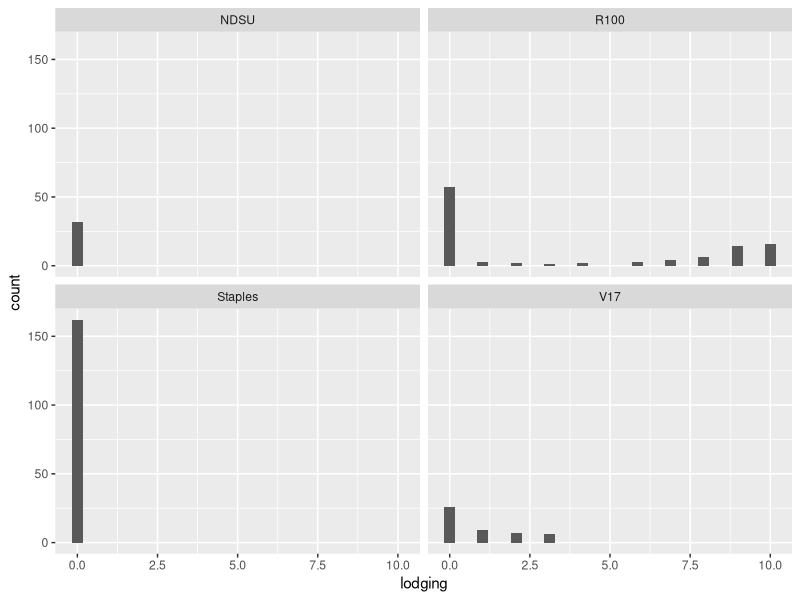
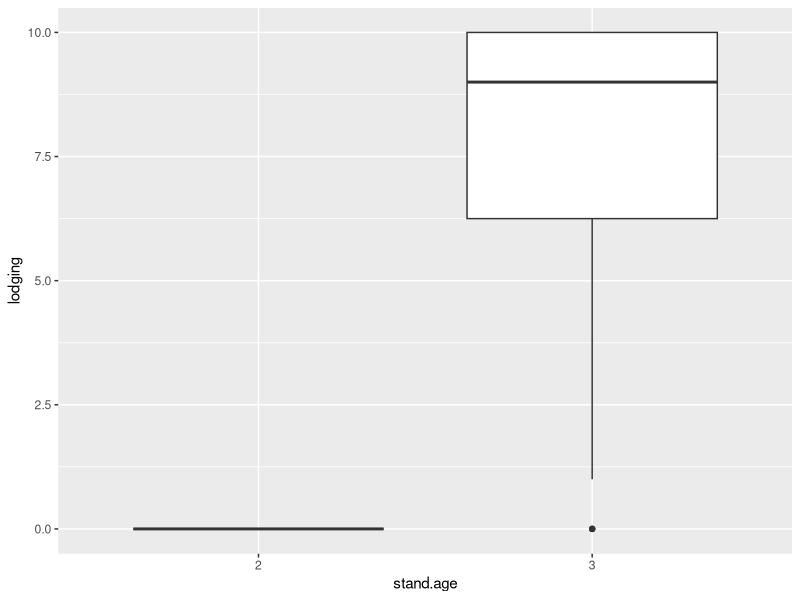
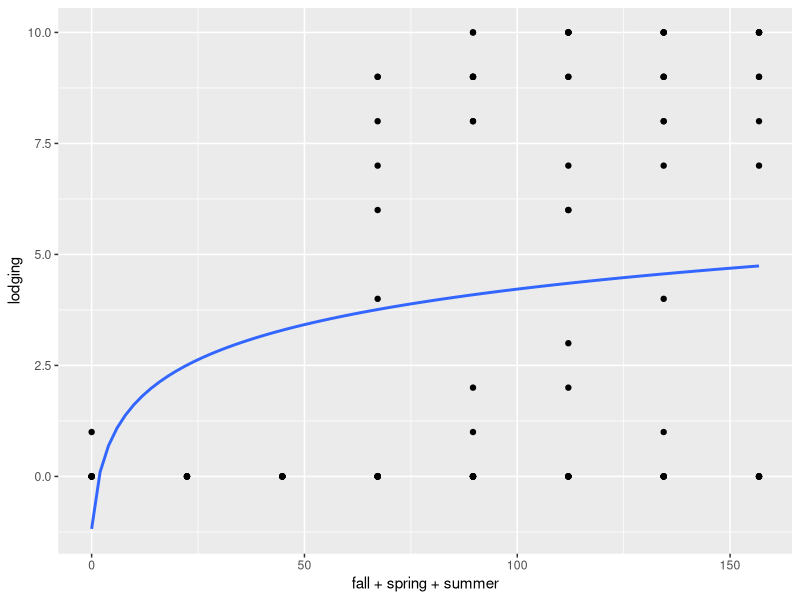
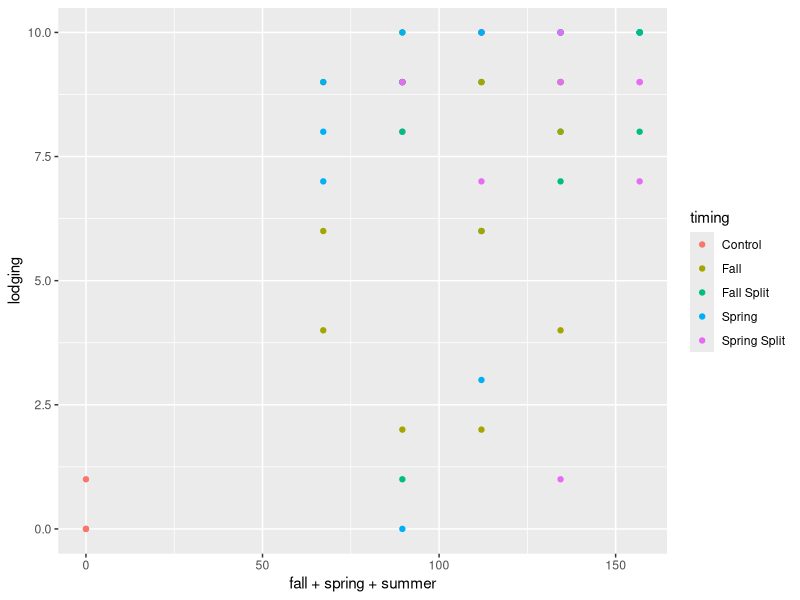
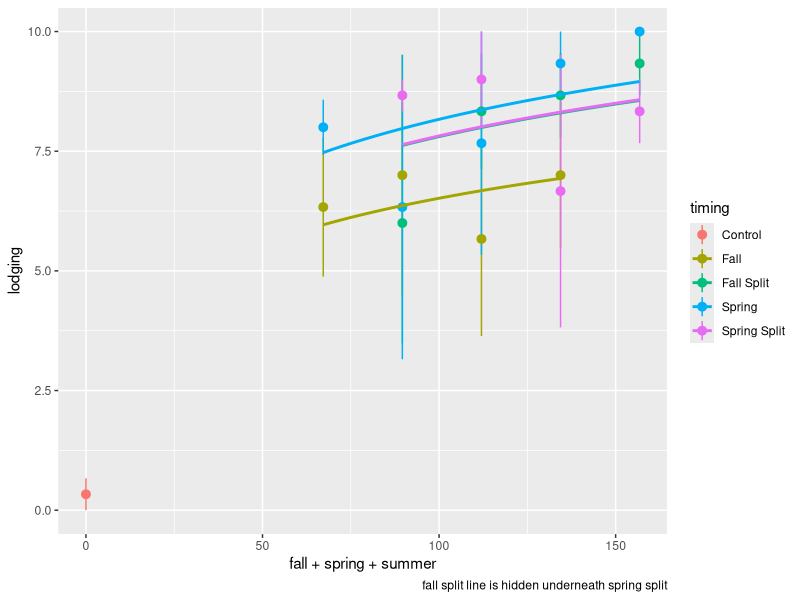
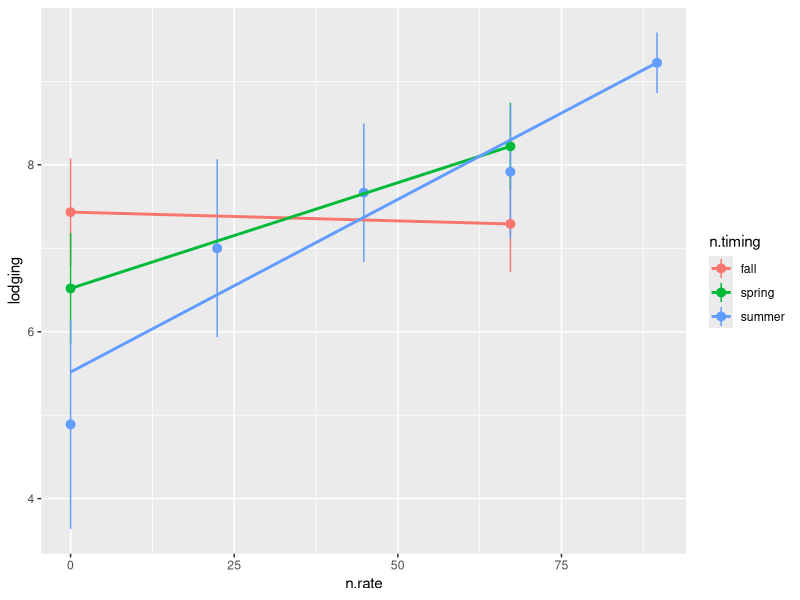
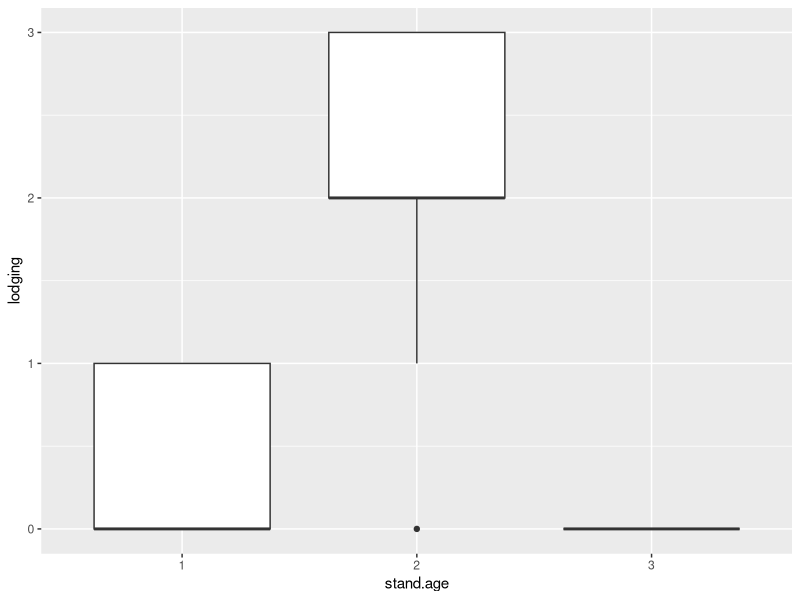
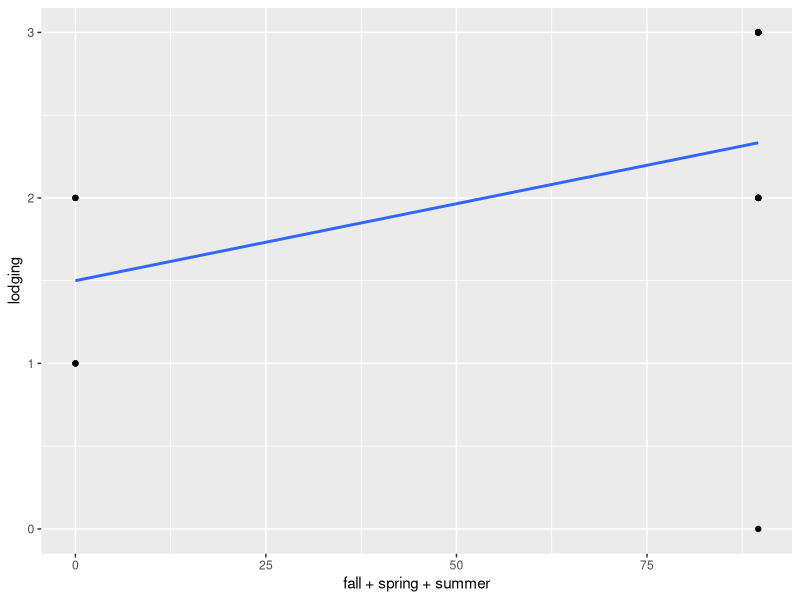

R code for these plots, in order:
## ---- chunk 1
library(dplyr)
library(tidyverse)
library(multcomp)
library(emmeans)

read.csv(
  "data_nrate-all.csv"
) %>% 
  as_tibble() %>% 
  mutate(stand.age = ordered(stand.age)) %>% 
  mutate(
    across(
      c(block,location, id),
      factor
    )
  ) %>% 
  mutate(timing = gsub("[0-9]","",treatment),
         timing = str_to_title(timing),  
          timing = str_trim(timing)) %>%
  mutate(timing = fct_recode(timing,
                             "Fall-Spring Split" = "Split")) %>% 
  mutate(n.total = fall+spring+summer) %>%
  # we assume no lodging unless noted
  mutate(lodging = replace_na(lodging,0)) %>% 
  # averaging across height data for now to make things easier
  mutate(height = (height_1+height_2+height_3+height_4+height_5)/5,
         .after=height_5) %>% 
  dplyr::select(-c(height_1,height_2,height_3,height_4,height_5)) -> dat

## ---- chunk 2
dat %>% 
  slice(1:6) %>% 
  knitr::kable(
    caption = "first 5 lines of dataset"
  )

read.csv(
  "metadata_nrate-all.csv"
) %>% 
  knitr::kable(
    capation= "metadata"
  )
## ---- chunk 3
read.csv(
  "field_activities.csv"
) %>% 
  knitr::kable(
    caption = "Dates of key field activities"
  )
## ---- chunk 4
dat %>% 
  ggplot(aes(lodging)) +
  stat_bin() + 
  facet_wrap(~location)
## ---- chunk 5
dat %>% 
  filter(location == "R100") %>% 
  ggplot(aes(stand.age,lodging)) +
  geom_boxplot()
## ---- chunk 6
dat %>% 
  filter(location == "R100") %>% 
  ggplot(aes(fall+spring+summer,lodging)) +
  geom_point() +
  stat_smooth(
    method = "lm",
    formula = y~log(x+1),
    se=F
  )
## ---- chunk 7
dat %>% 
  filter(location == "R100" & stand.age =="3") %>% 
  ggplot(aes(fall+spring+summer,lodging, col = timing)) +
  geom_point()
## ---- chunk 8
dat %>% 
  filter(location == "R100" & stand.age =="3") %>% 
  ggplot(aes(fall+spring+summer,lodging, col = timing)) +
  stat_summary() +
  stat_smooth(
    se=F,
    method = "lm",
    formula = y~log(x+1)+0
  ) +
  labs(
    caption = "fall split line is hidden underneath spring split"
  )
## ---- chunk 9
dat %>% 
  filter(location == "R100" &
           stand.age == "3") %>% 
  pivot_longer(
    cols = c(fall,spring,summer),
    values_to = "n.rate",
    names_to = "n.timing"
  ) %>% 
  # glimpse() #lodging is now repeated 3 times
  ggplot(aes(x=n.rate,lodging,
             group = n.timing,
             col = n.timing)) +
  stat_summary() +
  stat_smooth(
    se=F,
    method = "lm"
  )
## ---- chunk 10
dat %>% 
  filter(location == "R100" & stand.age =="3") %>% 
  lm(
    formula = lodging~log(n.total+1)*timing+0,.
  )  %>% 
  anova()
## ---- chunk 11

dat %>% 
  filter(location == "R100" & stand.age =="3") %>% 
  lm(
    formula = lodging~timing,.
  )  %>% 
  # anova() %>% 
  emmeans::emmeans(~timing) %>% 
  cld()
## ---- chunk 12
dat %>% 
  filter(location == "V17") %>% 
  ggplot(aes(stand.age,lodging)) +
  geom_boxplot()
## ---- chunk 13
dat %>% 
  filter(location == "V17" & stand.age == "2") %>% 
  ggplot(aes(fall+spring+summer,lodging)) +
  geom_point() +
  stat_smooth(
    method = "lm",
    se=F
  )
## ---- chunk 14
dat %>% 
  filter(location == "V17" & stand.age == "2") %>% 
  ggplot(aes(fall+spring+summer,lodging, col = timing)) +
  geom_point()
## ---- chunk 15
dat %>% 
  filter(location == "R100" & stand.age =="3") %>% 
  ggplot(aes(fall+spring+summer,height)) +
  geom_point() +
  geom_smooth(
    se=F,
    method = "lm",
    formula = y~poly(x,2)
  )
## ---- chunk 16
dat %>% 
  filter(location == "R100" & stand.age =="3") %>% 
  lm(
    height~n.total+timing,.
  ) %>% 
  anova()

## ---- chunk 17
dat %>% 
  filter(location == "R100" & stand.age =="3") %>% 
  ggplot(aes(fall+spring+summer,height, col = timing)) +
  geom_point()

## ---- chunk 18

dat %>% 
  filter(location == "R100" & stand.age =="3") %>%
  dplyr::select(lodging,height) %>% 
  cor(method = "pearson") 
## ---- chunk 19
dat %>% 
  ggplot(aes(height)) +
  stat_bin() +
  facet_wrap(~location)
## ---- chunk 20
dat %>% 
  filter(location != "R100") %>% 
  # View()
  lm(height~n.total,.) %>% 
  anova()
## ---- chunk 21
dat %>% 
  # Removing R100 plots in third year because lodging was so high
  filter(location != "R100" | stand.age != "3") %>% 
  filter(stand.age=="3") %>% 
  ggplot(aes(yield.cum)) +
  stat_bin()
## ---- chunk 22
dat %>% 
  filter(location != "R100" | stand.age != "3") %>% 
  filter(stand.age=="3") %>% 
  filter(timing == "Control" |
           timing == "Fall" |
           timing == "Spring") %>% 
  lm(yield.cum~cumn*timing*location,.) %>% 
  anova()
## ---- chunk 23
dat %>% 
  filter(location != "R100" | stand.age != "3") %>% 
  filter(stand.age=="3") %>% 
  filter(timing == "Control" |
           timing == "Fall" |
           timing == "Spring") %>% 
  lm(yield.cum~timing*location,.) %>% 
  # anova()
  emmeans(~timing) %>% 
  cld()
## ---- chunk 24

c(
  "Control",
  "Fall",
  "Spring"
) -> timing

c(
  "b","a","a"
) -> tuk

tibble(timing,tuk) -> tuk1

dat %>% 
  filter(location != "R100" | stand.age != "3") %>% 
  filter(stand.age=="3") %>%
  filter(timing == "Control" |
           timing == "Fall" |
           timing == "Spring") %>% 
  left_join(.,tuk1) %>% 
  ggplot(aes(timing,yield.cum/3)) +
  stat_summary(
    geom = "bar",
    col=1
  ) +
  geom_label(aes(label=tuk),
             stat = "summary",
             nudge_y = 20,
             label.size=NA)

rm(timing,tuk,tuk1)
## ---- chunk 25
dat %>% 
  filter(location != "R100" | stand.age != "3") %>% 
  filter(stand.age=="3") %>% 
  ggplot(aes(cumn,yield.cum)) +
  geom_point() +
  geom_smooth(
    se=F,
    method = "lm",
    formula = y~y
  ) +
  geom_smooth(
    se=F,
    method = "lm",
    formula = y~poly(x,2),
    linetype=3
  ) 

dat %>% 
  filter(location != "R100" | stand.age != "3") %>% 
  filter(stand.age=="3") %>% 
  lm(
    yield.cum ~ poly(cumn,2),.
  ) %>% 
  AIC()

dat %>% 
  filter(location != "R100" | stand.age != "3") %>% 
  filter(stand.age=="3") %>% 
  lm(
    yield.cum ~ poly(cumn,1),.
  ) %>% 
  AIC()

## ---- chunk 26
dat %>% 
  filter(location != "R100" | stand.age != "3") %>% 
  filter(stand.age=="3") %>% 
  filter(timing == "Control" |
           timing == "Fall" |
           timing == "Spring") %>% 
  lm(
    yield.cum ~ poly(cumn,2)*location*timing,.
  ) %>% 
  anova()
## ---- chunk 27
